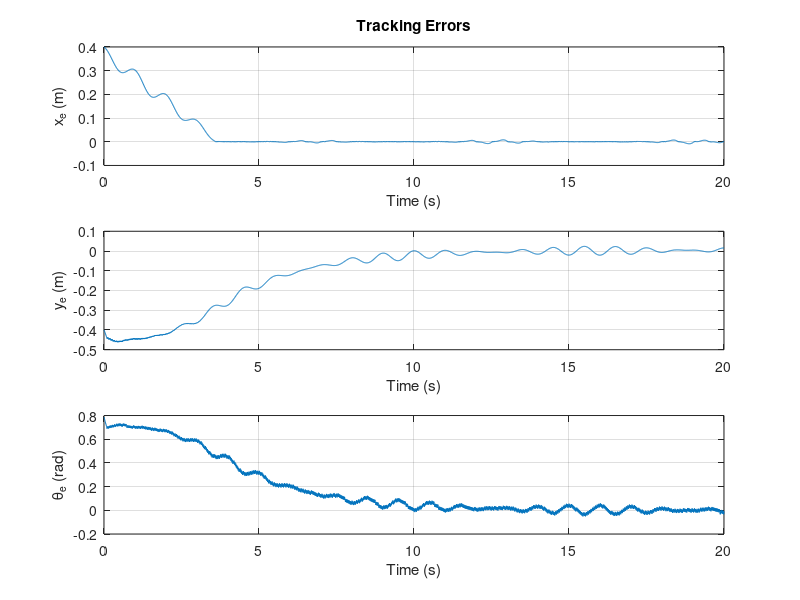
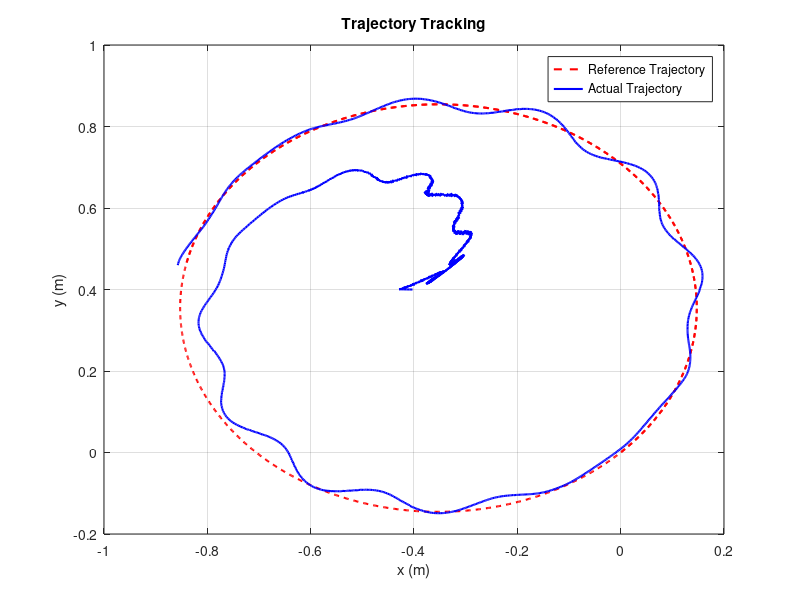

The MATLAB source for these figures, in order:
% Parameters
r = 0.0315; % Wheel radius (meters)
R = 0.09; % Distance between two wheels (meters)
c1 = 0.6; % Sliding surface parameter
eta1 = 1.2; % Reaching gain for sigma1
eta2 = 0.1; % Reaching gain for sigma2
dt = 0.01; % Time step (seconds)
t_end = 20; % Simulation end time (seconds)
t = 0:dt:t_end; % Time vector

% Reference trajectory parameters
vr_ref = 0.25; % Linear velocity (m/s)
wr_ref = 0.5; % Angular velocity (rad/s)

% Disturbance
disturbance = 0.001 * sin(2 * pi * t);


% Initial conditions
q = [-0.4; 0.4; 0]; % Initial state [x; y; theta]
qr = [0; 0; pi/4]; % Reference initial state
qe = [0; 0; 0]; % Error state

% Preallocate variables for storing results
q_trajectory = zeros(3, length(t));
q_ref_trajectory = zeros(3, length(t));
qe_trajectory = zeros(3, length(t));

% Simulation loop
for k = 1:length(t)
    % Compute error
    xe = (qr(1) - q(1)) * cos(q(3)) + (qr(2) - q(2)) * sin(q(3));
    ye = -(qr(1) - q(1)) * sin(q(3)) + (qr(2) - q(2)) * cos(q(3));
    theta_e = qr(3) - q(3);
    qe = [xe; ye; theta_e];
    
    % Sliding mode control law
    sigma1 = c1 * theta_e + atan(ye);
    sigma2 = xe;
    Jn = [0, 1/(1 + ye^2), 0; 1, 0, 0];
    E = [0, -(c1 + xe/(1 + ye^2)); -1, ye];
    u = -inv(E) * (Jn * [vr_ref * cos(theta_e); vr_ref * sin(theta_e); wr_ref] ...
        + [eta1 * sign(sigma1); eta2 * sign(sigma2)]);
    v = u(1);
    w = u(2);
    
    % Update state
    q_dot = [v * cos(q(3)); v * sin(q(3)); w];
    disturbance_array = [disturbance(k);disturbance(k);disturbance(k)];
    q = q + q_dot * dt+ disturbance_array;
    
    % Update reference trajectory
    qr_dot = [vr_ref * cos(qr(3)); vr_ref * sin(qr(3)); wr_ref];
    qr = qr + qr_dot * dt ;
    
    % Store data
    q_trajectory(:, k) = q;
    q_ref_trajectory(:, k) = qr;
    qe_trajectory(:, k) = qe;
end

% Plot results
figure;
subplot(3, 1, 1);
plot(t, qe_trajectory(1, :));
xlabel('Time (s)');
ylabel('x_e (m)');
title('Tracking Errors');
grid on;

subplot(3, 1, 2);
plot(t, qe_trajectory(2, :));
xlabel('Time (s)');
ylabel('y_e (m)');
grid on;

subplot(3, 1, 3);
plot(t, qe_trajectory(3, :));
xlabel('Time (s)');
ylabel('\theta_e (rad)');
grid on;

figure;
plot(q_ref_trajectory(1, :), q_ref_trajectory(2, :), 'r--', 'LineWidth', 1.5);
hold on;
plot(q_trajectory(1, :), q_trajectory(2, :), 'b-', 'LineWidth', 1.5);
xlabel('x (m)');
ylabel('y (m)');
legend('Reference Trajectory', 'Actual Trajectory');
title('Trajectory Tracking');
grid on;

